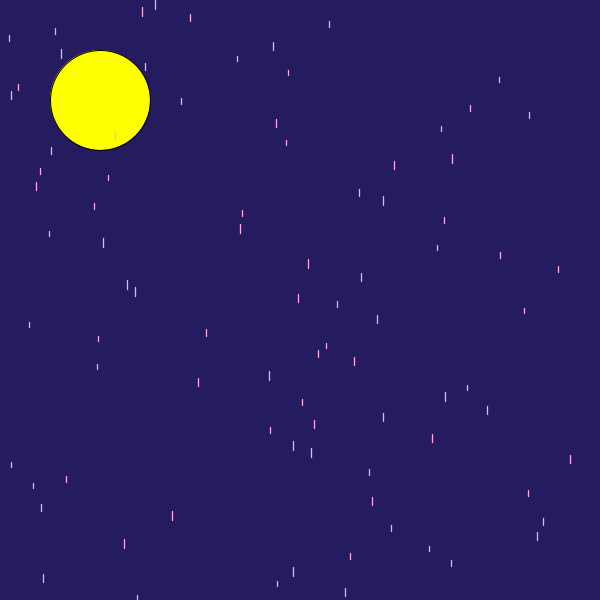
Frame 1 (no input)
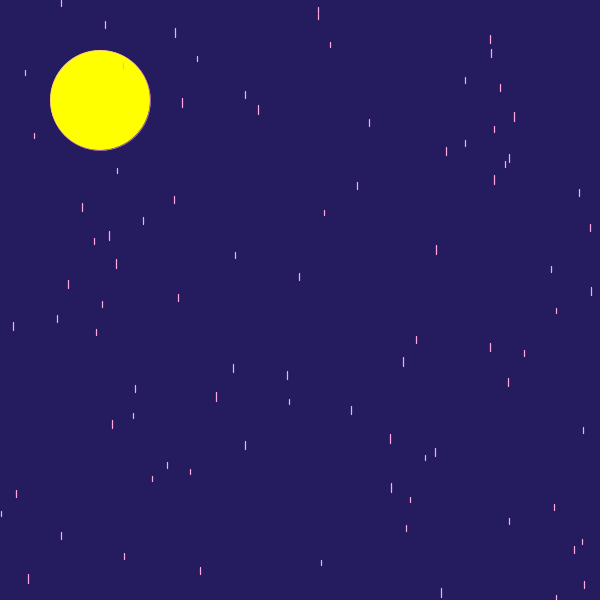
Frame 60 (the mouse pressed at the canvas centre just before this capture)
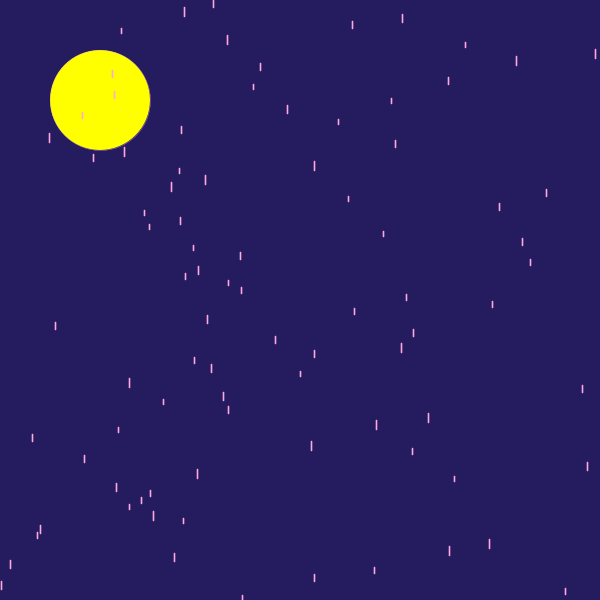
Frame 120 (the mouse held since frame 60 and released just before this capture)

The Processing sketch that drew these frames (run headless with seeded random() and noise(); from frame 60 on, the mouse is pressed at the canvas centre):

// Processing sketch: processing_163786
// ── processing_163786.pde

void setup() {
  size(600,600);
  frameRate(5);
  smooth(200);
}

void draw() {
  background(#251C5F);
  fill(255,255,0);
  ellipse(100,100,100,100); //the moon

  stroke(255,167,223);
  strokeWeight(random(2));
  for (float x=0; x< width; x+=7) {
    float rainX = random(0, width);
    float rainSz = random(5, 10);
    line(rainX, x, rainX, x + rainSz);
  }
}
